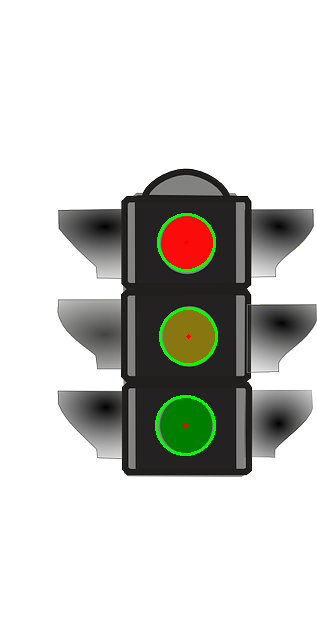
#> input picture 4day_course/Python/red_light_01.png, 317 x 639 px
$ python ex15_Circle.py
#> lines starting #> are read from the running program, lines starting #| are printed output that depends on the picture; after the words box and inside, x2 and y2 are one past the last pixel; in counts of white or black regions, pixels touching at a corner belong together
### python/OpenCV_Utils.py
import cv2
import numpy as np


# [16 lines left out: functions imageRead, imageShow, not called in this run]


def imageWrite(imagename, image):
    return cv2.imwrite(imagename, image)


def imageCopy(src):
    return np.copy(src)


# [52 lines left out: functions Video, imageParameters, not called in this run]


def getPixel(image, x, y, c=None):
    return image[y, x, c]


def setPixel(image, x, y, value, c=None):
    image[y, x, c] = value
    return image


def CutRectROI(image, x1, y1, x2, y2):
    return image[y1:y2, x1:x2]


# [26 lines left out: functions PasteRectROI, makeBlackImage, fillPolyROI, not called in this run]


def polyROI(image, points):
    mask = fillPolyROI(image, points)
    return cv2.bitwise_and(image, mask)


def convertColor(image, flag=cv2.COLOR_BGR2GRAY):
    return cv2.cvtColor(image, flag)


def splitImage(image):
    return cv2.split(image)


def mergeImage(channel1, channel2, channel3):
    return cv2.merge((channel1, channel2, channel3))


def rangeColor(image, lower, upper):
    result = imageCopy(image)
    return cv2.inRange(result, lower, upper)


# [4 lines left out: function splitColor, not called in this run]


def drawLine(image, point1, point2, color=(255, 0, 0), thickness=3, lineType=cv2.LINE_AA):
    result = imageCopy(image)
    return cv2.line(result, point1, point2, color, thickness, lineType)


def drawRect(image, point1, point2, color=(255, 0, 0), thickness=3, lineType=cv2.LINE_AA):
    result = imageCopy(image)
    return cv2.rectangle(result, point1, point2, color, thickness, lineType)


def drawCircle(image, center, radius, color=(255, 0, 0), thickness=3, lineType=cv2.LINE_AA):
    result = imageCopy(image)
    return cv2.circle(result, center, radius, color, thickness, lineType)


def drawEllipse(image, center, axis, angle, startAngle, endAngle, color=(255, 0, 0), thickness=3, lineType=cv2.LINE_AA):
    result = imageCopy(image)
    return cv2.ellipse(result, center, axis, angle, startAngle, endAngle, color, thickness, lineType)


# [4 lines left out: function drawPolygon, not called in this run]


def drawText(image, text, point=(10, 10), font=cv2.FONT_HERSHEY_PLAIN, fontScale=2.0, color=(255,255,255), thickness=3, lineType=cv2.LINE_AA):
    result = imageCopy(image)
    return cv2.putText(result, text, point, font, fontScale, color, thickness, lineType)


def addImage(image1, image2):
    return cv2.add(image1, image2)


# [5 lines left out: function addWeightedImage, not called in this run]


def imageThreshold(image, thresh=128, maxval=255, type=cv2.THRESH_BINARY):
    _, res = cv2.threshold(image, thresh=thresh, maxval=maxval, type=type)
    return res


def imageBlur(image, ksize):
    size = ((ksize+1) * 2 - 1, (ksize+1) * 2 - 1)
    return cv2.blur(image, size)


def imageGaussianBlur(image, ksize, sigmaX, sigmaY):
    size = ((ksize+1) * 2 - 1, (ksize+1) * 2 - 1)
    return cv2.GaussianBlur(image, ksize=size, sigmaX=sigmaX, sigmaY=sigmaY)


def imageMedianBlur(image, size):
    ksize = (size+1) * 2 - 1
    return cv2.medianBlur(image, ksize)


def imageBilateralFilter(image, size, sigmaColor, sigmaSpace):
    d = (size+1) * 2 - 1
    return cv2.bilateralFilter(image, d, sigmaColor=sigmaColor, sigmaSpace=sigmaSpace)


def imageFiltering(image, kernel, ddepth=-1):
    return cv2.filter2D(image, ddepth, kernel)


# [22 lines left out: functions imageEdgePrewitt, imageEdgeSobel, imageEdgeScharr, not called in this run]


def imageEdgeLaplacianCV(image):
    return cv2.Laplacian(image, -1)


# [14 lines left out: functions imageEdgeLaplacianFilter2D, imageEdgeLoG, not called in this run]


def cannyEdge(image, threshold1=100, threshold2=200):
    return cv2.Canny(image, threshold1, threshold2)


# [30 lines left out: functions computeHist, histogramEqualize, not called in this run]


def imageDilation(image, kernel, iterations):
    return cv2.dilate(image, kernel=kernel, iterations=iterations)


def imageErosion(image, kernel, iterations):
    return cv2.erode(image, kernel=kernel, iterations=iterations)


# [17 lines left out: functions imageMorphologicalGradient, imageOpening, imageClosing, not called in this run]


def imageMorphologyKernel(flag=cv2.MORPH_RECT, size=5):
    return cv2.getStructuringElement(flag, (size, size))


def imageMorphologyEx(image, op, kernel, iterations=1):
    return cv2.morphologyEx(image, op=op, kernel=kernel, iterations=iterations)


# [40 lines left out: functions imageResize, imageTranslation, imageRotation, imageAffineTransformation, imagePerspectiveTransformation, not called in this run]


def houghLines(image, rho=1, theta=np.pi/180, threshold=100):
    return cv2.HoughLines(image, rho, theta, threshold)


# [16 lines left out: function drawHoughLines, not called in this run]


def houghLinesP(image, rho=1.0, theta=np.pi/180, threshold=100, minLineLength=10, maxLineGap=100):
    return cv2.HoughLinesP(image, rho, theta, threshold, minLineLength=minLineLength, maxLineGap=maxLineGap)


# [52 lines left out: functions drawHoughLinesP, splitTwoSideLines, splitOneSideLines, medianPoint, not called in this run]


def interpolate(x1, y1, x2, y2, y):
    return int(float(y - y1) * float(x2-x1) / float(y2-y1) + x1)


# [36 lines left out: functions lineFittingOneSide, lineFitting, not called in this run]


def houghCircles(image, method=cv2.HOUGH_GRADIENT, dp = 1, minDist = 10, canny = 50, threshold = 30, minRadius = 0, maxRadius = 0):
    circles = cv2.HoughCircles(image, method, dp, minDist, param1=canny, param2=threshold, minRadius=minRadius, maxRadius=maxRadius)
    return circles


def drawHoughCircles(image, circles):
    result = imageCopy(image)
    if circles is None:
        return result
    for i in circles[0,:]:
        cv2.circle(result, (i[0],i[1]), i[2], (0, 255, 0), 2)
        cv2.circle(result, (i[0],i[1]), 2, (0, 0, 255), -1)
    return result

### 4day_course/Python/ex15_Circle.py
from OpenCV_Functions import *
def imageProcessing2(image):
    result = imageCopy(image)
    result = convertColor(result, cv2.COLOR_BGR2GRAY)
    circles = houghCircles(result, cv2.HOUGH_GRADIENT, 1, 40, 100, 80, 0, 0)
    result = drawHoughCircles(image, circles)
    return result

def Video2(openpath, savepath = "output.avi"):
#> called with savepath = 'red_light_01.png'
    cap = cv2.VideoCapture(openpath)
    if cap.isOpened():
        print("Video Opened")
    else:
        print("Video Not Opened")
        print("Program Abort")
        exit()
    fps = int(cap.get(cv2.CAP_PROP_FPS))
    width = int(cap.get(cv2.CAP_PROP_FRAME_WIDTH))
    height = int(cap.get(cv2.CAP_PROP_FRAME_HEIGHT))
    fourcc = int(cap.get(cv2.CAP_PROP_FOURCC))
    out = cv2.VideoWriter(savepath, fourcc, fps, (width, height), True)
    cv2.namedWindow("Input", cv2.WINDOW_GUI_EXPANDED)
    cv2.namedWindow("Output", cv2.WINDOW_GUI_EXPANDED)
    import OpenCV_Functions
    while cap.isOpened():
        # Capture frame-by-frame
        ret, frame = cap.read()
#> frame is the input picture: shape (639, 317, 3); mean B, G, R 200.6, 205.2, 204.7
        if ret:
            # Our operations on the frame come here
            output = imageProcessing2(frame)
#> in convertColor, `return cv2.cvtColor(image, flag)`:
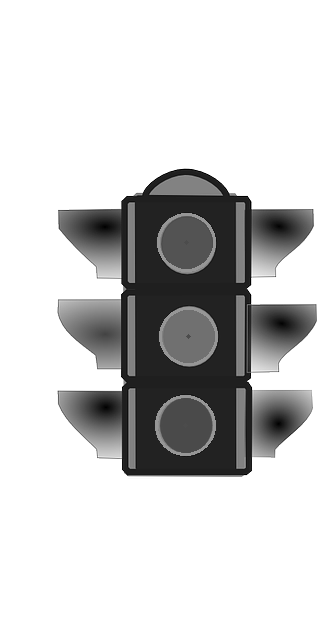
#> returned value: shape (639, 317); min 0, max 255, mean 204.5
#> in houghCircles, `circles = cv2.HoughCircles(image, method, dp, minDist, param1=canny, p..`: circles = None
            # Write frame-by-frame
            out.write(output)
            # Display the resulting frame
            cv2.imshow("Input", frame)
            cv2.imshow("Output", output)
        else:
            break
        # waitKey(int(1000.0/fps)) for matching fps of video
        if cv2.waitKey(int(1000.0/fps)) & 0xFF == ord('q'):
#> (key q is pressed here)
            break
    # When everything done, release the capture
    cap.release()
    out.release()
    cv2.destroyAllWindows()
    return

road_video_01 = "/home/opencv-mds/OpenCV_in_Ubuntu/Data/TrafficLight_Detection/red_light_01.png"

Video2(road_video_01, "red_light_01.png")

$ run again, on project/Roi(code).jpg
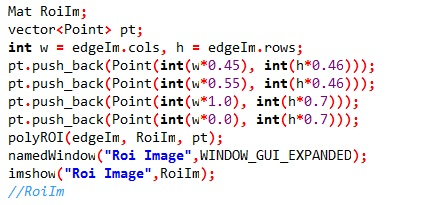
#> input picture project/Roi(code).jpg, 443 x 205 px, given in place of red_light_01.png, which was not available
#> in Video2, frame is the input picture: shape (205, 443, 3); mean B, G, R 235.3, 234.2, 237.3
#> in convertColor, `return cv2.cvtColor(image, flag)`:
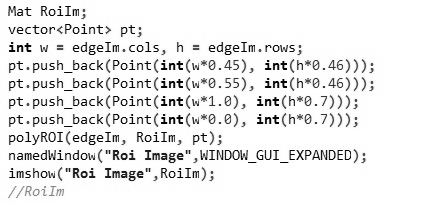
#> returned value: shape (205, 443); min 0, max 255, mean 235.2
#> in houghCircles, `circles = cv2.HoughCircles(image, method, dp, minDist, param1=canny, p..`: circles = [[247.5, 102.5, 58.6]]
#> the loop in drawHoughCircles, `for i in circles[0,:]:` made 1 pass
#> after the loop in drawHoughCircles, `for i in circles[0,:]:`:
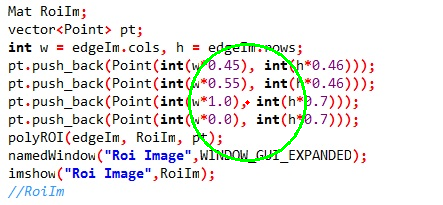
#> result: shape (205, 443, 3); 1.22% of pixels changed, all inside (x1, y1, x2, y2) = (188, 43, 307, 162)
